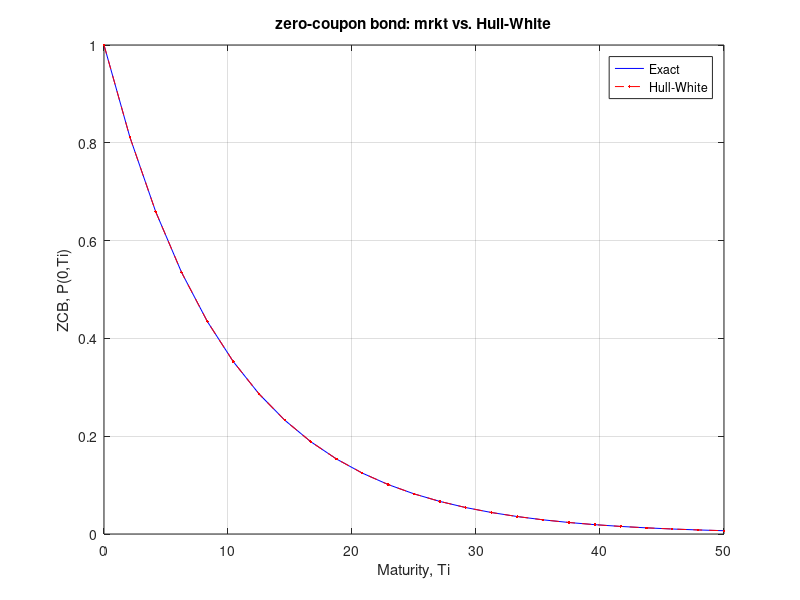
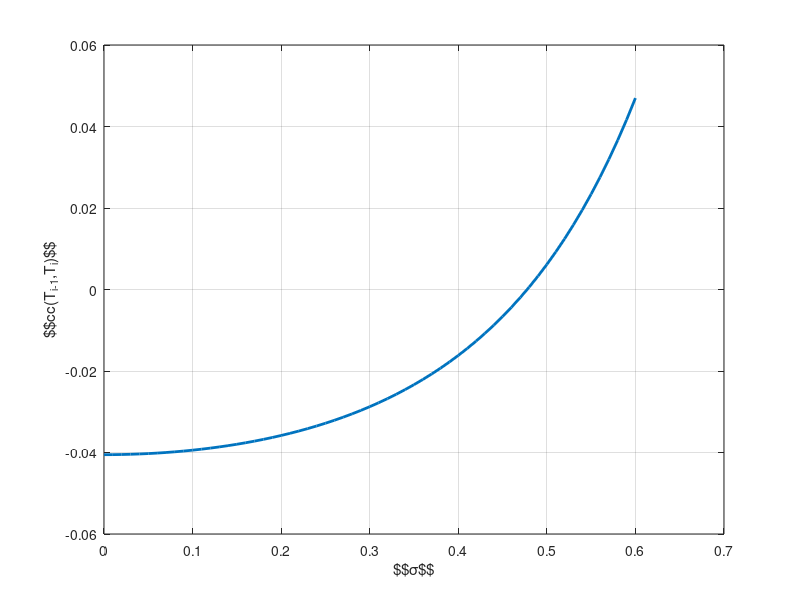
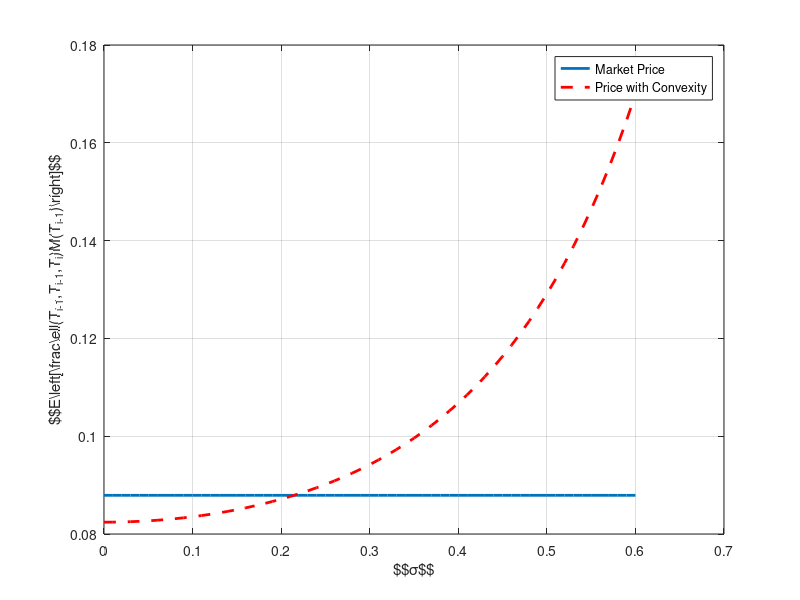

MATLAB code for these plots, in order:
function ConvexityCorrection
close all; clc;clf;
format long

NoOfPaths = 20000;
NoOfSteps = 1000;

% Market ZCB

P0T       = @(t)exp(-0.1*t);

% Hull-White model parameters

lambda    = 0.02;
eta       = 0.02;

% We compare the ZCB from the market with the ZCB from the Hull-White model

T_end           = 50;
NumOfGridPoints = 25;
Ti              = linspace(0,T_end,NumOfGridPoints);

% Zero coupon bond from the HW model

r0    = HW_r0(P0T);
Proxy = zeros(NumOfGridPoints,1);
Exact = zeros(NumOfGridPoints,1);
for i= 1: length(Ti)
    Proxy(i) = HW_ZCB(lambda,eta,P0T,0,Ti(i),r0);
    Exact(i) = P0T(Ti(i)); 
end
figure(1);
plot(Ti,Exact,'-b')
grid on;
hold on
plot(Ti,Proxy,'.--r')
xlabel('Maturity, Ti')
ylabel('ZCB, P(0,Ti)')
title('zero-coupon bond: mrkt vs. Hull-White')
legend('Exact','Hull-White')

% Here we define a Libor rate and measure the convexity effect

T1 = 4.0;
T2 = 8.0;

% Monte Carlo paths for the HW model, until time T1

[R,time] = GeneratePathsHWEuler(NoOfPaths,NoOfSteps,T1,P0T, lambda, eta);
dt = time(2)-time(1);
M_T1 = exp(cumsum(R,2).*dt);
P_T1_T2  = HW_ZCB(lambda,eta,P0T,T1,T2,R(:,end));
L_T1T2   = 1/(T2-T1)*(1./P_T1_T2-1);

% Determine the price from Monte Carlo simulation

ValueMC = mean(1./M_T1(:,end) .* L_T1T2)

% Determine the price using convexity correction

sigma = 0.2;
L0 = 1/(T2-T1)*(P0T(T1)./P0T(T2)-1);
ValueTheoWithoutConvexity = L0
cc = @(sigma)P0T(T2)*(L0 + (T2-T1)*L0^2*exp(sigma.^2*T1))-L0;
ValueTheoWithConvexity = ValueTheoWithoutConvexity + cc(sigma)

% Note that at this point it is unknown which sigma parameter to choose.
% Parameter sigma should be chosen such that the caplet price from the
% Hull- White model and the model for the lognormal Libor yield the same prices
% Below we illustrate the effect of sigma on the convexity adjustment.

figure(2)
sigma_range = 0:0.01:0.6;
plot(sigma_range,cc(sigma_range),'linewidth',2,'color',[0,0.45,0.75]);
grid on;
hold on;
xlabel('$$\sigma$$')
ylabel('$$cc(T_{i-1},T_i)$$')

figure(3)
plot(sigma_range,ValueMC*ones(length(sigma_range),1),'linewidth',2,'color',[0,0.45,0.75]);
ValueWithCC =@(sigma) ValueTheoWithoutConvexity + cc(sigma);
hold on
plot(sigma_range,ValueWithCC(sigma_range),'--r','linewidth',2)
grid on;
xlabel('$$\sigma$$')
ylabel('$$E\left[\frac{\ell(T_{i-1},T_{i-1},T_i)}{M(T_{i-1})}\right]$$')
legend('Market Price','Price with Convexity')

function value = HW_ZCB(lambda,eta,P0T,T1,T2,r0)
A_r = HW_A(lambda,eta,P0T,T1,T2);
B_r = HW_B(lambda,T1,T2);
value = exp(A_r+B_r*r0);

function value = HW_r0(P0T)
bump   = 10e-4;
f_0_t  = @(t)- (log(P0T(t+bump))-log(P0T(t)))/bump;
value  = f_0_t(0.0001);

function value = HW_theta(lambda,eta,P0T)
bump   = 10e-4;
f_0_t  =@(t)- (log(P0T(t+bump))-log(P0T(t)))/bump;
df_dt  =@(t)(f_0_t(t+bump)-f_0_t(t))/bump;
value  =@(t)f_0_t(t)+1/lambda*df_dt(t)+eta^2/(2*lambda^2)*(1-exp(-2*lambda*t));

function value = HW_B(lambda,T1,T2)
value = 1/lambda*(exp(-lambda*(T2-T1))-1);

function value = HW_A(lambda,eta,P0T,T1,T2)
tau   = T2-T1;
B     = @(tau)HW_B(lambda,0,tau);
theta = HW_theta(lambda,eta,P0T);
value = lambda*integral(@(tau)theta(T2-tau).*B(tau),0,tau)+eta^2/(4*lambda^3)...
    * (exp(-2*lambda*tau).*(4*exp(lambda*tau)-1)-3)+eta^2/(2*lambda^2)*tau;

function [R,time] = GeneratePathsHWEuler(NoOfPaths,NoOfSteps,T,P0T, lambda, eta)

% Time step 

dt = 0.0001;

% Complex number

f0T = @(t)- (log(P0T(t+dt))-log(P0T(t-dt)))/(2*dt);
   
% Initial interest rate is forward rate at time t->0

r0 = f0T(0.00001);  
theta = @(t) 1.0/lambda * (f0T(t+dt)-f0T(t-dt))/(2.0*dt) + f0T(t) + eta*eta/(2.0*lambda*lambda)*(1.0-exp(-2.0*lambda*t));  

% Define initial value

R=zeros(NoOfPaths,NoOfSteps);
R(:,1) = r0;

% Random noise

Z=random('normal',0,1,[NoOfPaths,NoOfSteps]);
W=zeros([NoOfPaths,NoOfSteps]);

dt = T / NoOfSteps;
time = zeros([NoOfSteps+1,1]);
for i=1:NoOfSteps
    if NoOfPaths>1
        Z(:,i)   = (Z(:,i) - mean(Z(:,i))) / std(Z(:,i));
    end
    W(:,i+1)  = W(:,i) + sqrt(dt).*Z(:,i);
    R(:,i+1)  = R(:,i) + lambda*(theta(time(i))-R(:,i))*dt+  eta* (W(:,i+1)-W(:,i));
    time(i+1) = time(i) + dt;
end
